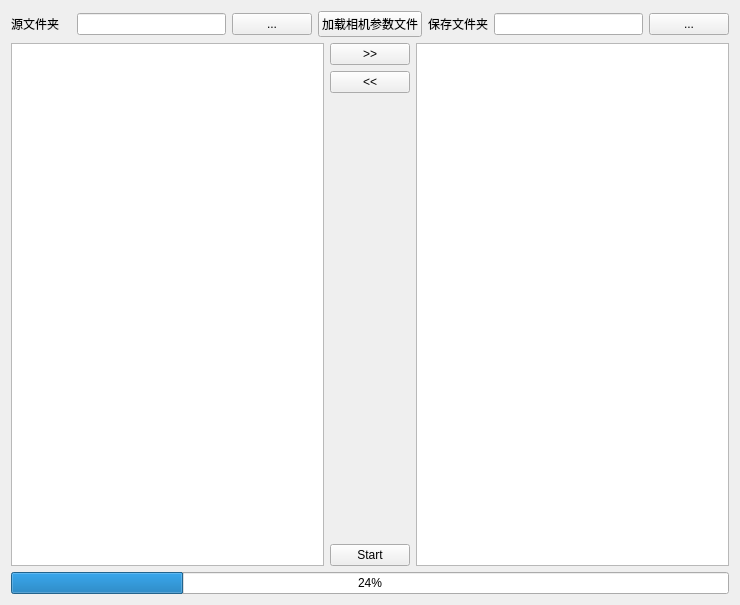
<?xml version="1.0" encoding="UTF-8"?>
<ui version="4.0">
 <class>EvisionRectify</class>
 <widget class="QWidget" name="EvisionRectify">
  <property name="geometry">
   <rect>
    <x>0</x>
    <y>0</y>
    <width>740</width>
    <height>605</height>
   </rect>
  </property>
  <property name="windowTitle">
   <string>EvisionRectify</string>
  </property>
  <layout class="QGridLayout" name="gridLayout">
   <item row="1" column="2">
    <widget class="QPushButton" name="pushButton_SelectSrc">
     <property name="text">
      <string>...</string>
     </property>
    </widget>
   </item>
   <item row="1" column="7">
    <widget class="QLineEdit" name="lineEdit_target"/>
   </item>
   <item row="1" column="8">
    <widget class="QPushButton" name="pushButton_SelectTarget">
     <property name="text">
      <string>...</string>
     </property>
    </widget>
   </item>
   <item row="5" column="4">
    <widget class="QPushButton" name="pushButton_Start">
     <property name="text">
      <string>Start</string>
     </property>
    </widget>
   </item>
   <item row="1" column="0">
    <widget class="QLabel" name="label_2">
     <property name="minimumSize">
      <size>
       <width>60</width>
       <height>0</height>
      </size>
     </property>
     <property name="maximumSize">
      <size>
       <width>60</width>
       <height>16777215</height>
      </size>
     </property>
     <property name="text">
      <string>源文件夹</string>
     </property>
    </widget>
   </item>
   <item row="1" column="3" colspan="3">
    <widget class="QPushButton" name="pushButton_SelectCameraParams">
     <property name="text">
      <string>加载相机参数文件</string>
     </property>
    </widget>
   </item>
   <item row="2" column="4">
    <widget class="QPushButton" name="pushButton_addTotargetList">
     <property name="text">
      <string>&gt;&gt;</string>
     </property>
    </widget>
   </item>
   <item row="6" column="0" colspan="9">
    <widget class="QProgressBar" name="progressBar">
     <property name="value">
      <number>24</number>
     </property>
    </widget>
   </item>
   <item row="1" column="6">
    <widget class="QLabel" name="label">
     <property name="minimumSize">
      <size>
       <width>60</width>
       <height>0</height>
      </size>
     </property>
     <property name="maximumSize">
      <size>
       <width>60</width>
       <height>50</height>
      </size>
     </property>
     <property name="text">
      <string>保存文件夹</string>
     </property>
    </widget>
   </item>
   <item row="1" column="1">
    <widget class="QLineEdit" name="lineEdit_src"/>
   </item>
   <item row="3" column="4">
    <widget class="QPushButton" name="pushButton_RemoveFromTarget">
     <property name="text">
      <string>&lt;&lt;</string>
     </property>
    </widget>
   </item>
   <item row="2" column="0" rowspan="4" colspan="4">
    <widget class="QListWidget" name="listWidget_Src">
     <property name="selectionRectVisible">
      <bool>true</bool>
     </property>
    </widget>
   </item>
   <item row="2" column="5" rowspan="4" colspan="4">
    <widget class="QListWidget" name="listWidget_Target"/>
   </item>
  </layout>
 </widget>
 <layoutdefault spacing="6" margin="11"/>
 <resources/>
 <connections>
  <connection>
   <sender>pushButton_SelectSrc</sender>
   <signal>clicked()</signal>
   <receiver>EvisionRectify</receiver>
   <slot>onPush_SelectSrcFolder()</slot>
   <hints>
    <hint type="sourcelabel">
     <x>293</x>
     <y>18</y>
    </hint>
    <hint type="destinationlabel">
     <x>206</x>
     <y>4</y>
    </hint>
   </hints>
  </connection>
  <connection>
   <sender>pushButton_SelectTarget</sender>
   <signal>clicked()</signal>
   <receiver>EvisionRectify</receiver>
   <slot>onPush_SelectTargetFolder()</slot>
   <hints>
    <hint type="sourcelabel">
     <x>698</x>
     <y>20</y>
    </hint>
    <hint type="destinationlabel">
     <x>613</x>
     <y>4</y>
    </hint>
   </hints>
  </connection>
  <connection>
   <sender>pushButton_SelectCameraParams</sender>
   <signal>clicked()</signal>
   <receiver>EvisionRectify</receiver>
   <slot>onPush_SelectCameraParamFile()</slot>
   <hints>
    <hint type="sourcelabel">
     <x>392</x>
     <y>21</y>
    </hint>
    <hint type="destinationlabel">
     <x>308</x>
     <y>2</y>
    </hint>
   </hints>
  </connection>
  <connection>
   <sender>pushButton_addTotargetList</sender>
   <signal>clicked()</signal>
   <receiver>EvisionRectify</receiver>
   <slot>onAddToTargetList()</slot>
   <hints>
    <hint type="sourcelabel">
     <x>368</x>
     <y>51</y>
    </hint>
    <hint type="destinationlabel">
     <x>354</x>
     <y>128</y>
    </hint>
   </hints>
  </connection>
  <connection>
   <sender>pushButton_RemoveFromTarget</sender>
   <signal>clicked()</signal>
   <receiver>EvisionRectify</receiver>
   <slot>onDeleteFromTargetList()</slot>
   <hints>
    <hint type="sourcelabel">
     <x>380</x>
     <y>73</y>
    </hint>
    <hint type="destinationlabel">
     <x>383</x>
     <y>242</y>
    </hint>
   </hints>
  </connection>
  <connection>
   <sender>pushButton_Start</sender>
   <signal>clicked()</signal>
   <receiver>EvisionRectify</receiver>
   <slot>onStart()</slot>
   <hints>
    <hint type="sourcelabel">
     <x>385</x>
     <y>548</y>
    </hint>
    <hint type="destinationlabel">
     <x>364</x>
     <y>477</y>
    </hint>
   </hints>
  </connection>
 </connections>
 <slots>
  <slot>onPush_SelectSrcFolder()</slot>
  <slot>onPush_SelectTargetFolder()</slot>
  <slot>onPush_SelectCameraParamFile()</slot>
  <slot>onAddToTargetList()</slot>
  <slot>onDeleteFromTargetList()</slot>
  <slot>onStart()</slot>
 </slots>
</ui>
